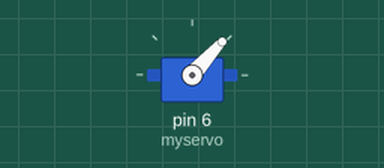
This sketch was run on a simulated Arduino Uno, built with avr-gcc and run on an emulated ATmega328P. Parts: servo.

Above: at 0.05 s.
At 0.65 s:
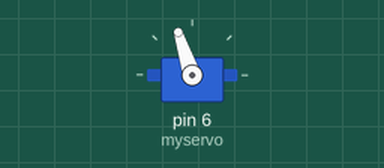
At 1.3 s:
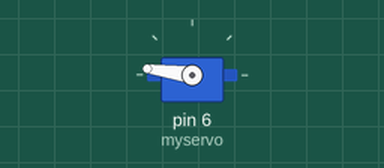
At 2.55 s:
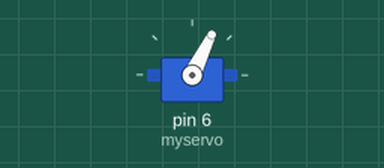
Timing chart, 0 to 6.3 s (numbered marks = the images above):
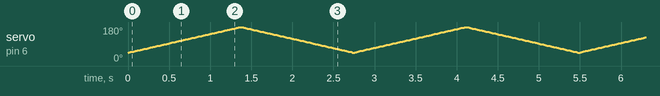

The sketch:

Sweep.ino
```cpp
#include <Servo.h>


Servo myservo;  // create servo object to control a servo
// twelve servo objects can be created on most boards

int pos = 0;    // variable to store the servo position

void setup() {
  myservo.attach(6);  // attaches the servo on pin 9 to the servo object
}

void loop() {
  for (pos = 45; pos <= 180; pos += 1) { // goes from 0 degrees to 180 degrees
    // in steps of 1 degree
    myservo.write(pos);              // tell servo to go to position in variable 'pos'
    delay(10);                       // waits 15 ms for the servo to reach the position
  }
  for (pos = 180; pos >= 45; pos -= 1) { // goes from 180 degrees to 0 degrees
    myservo.write(pos);              // tell servo to go to position in variable 'pos'
    delay(10);                       // waits 15 ms for the servo to reach the position
  }
}
```
